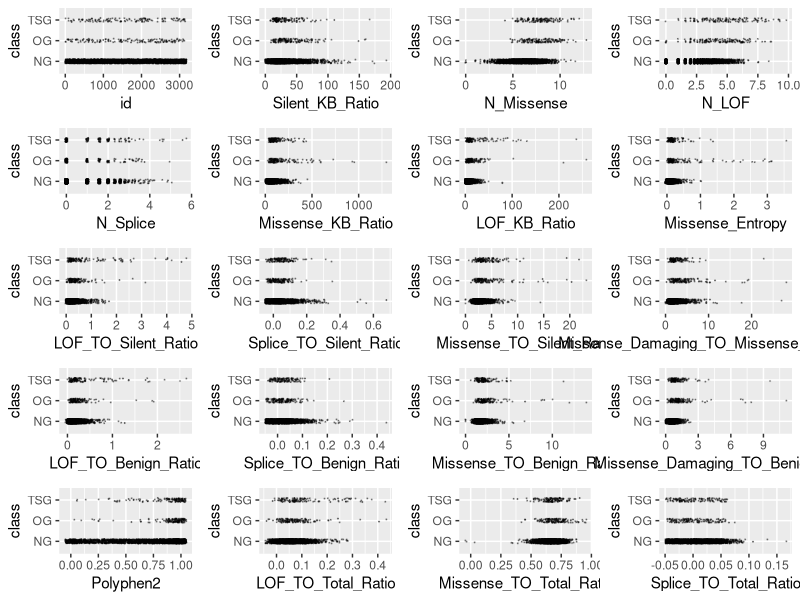
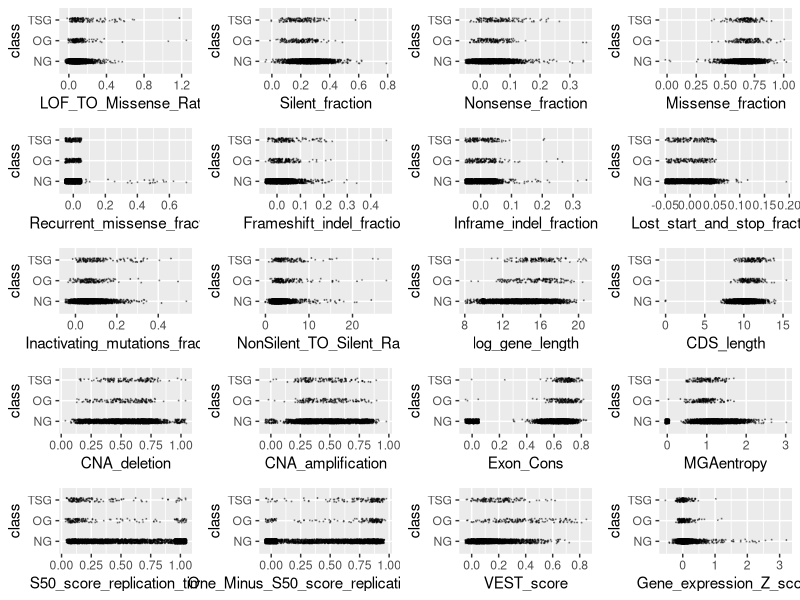
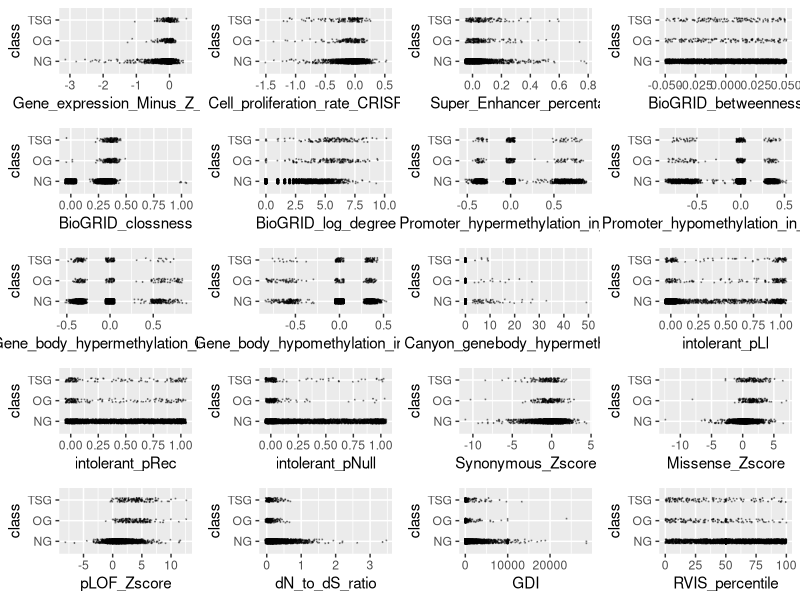
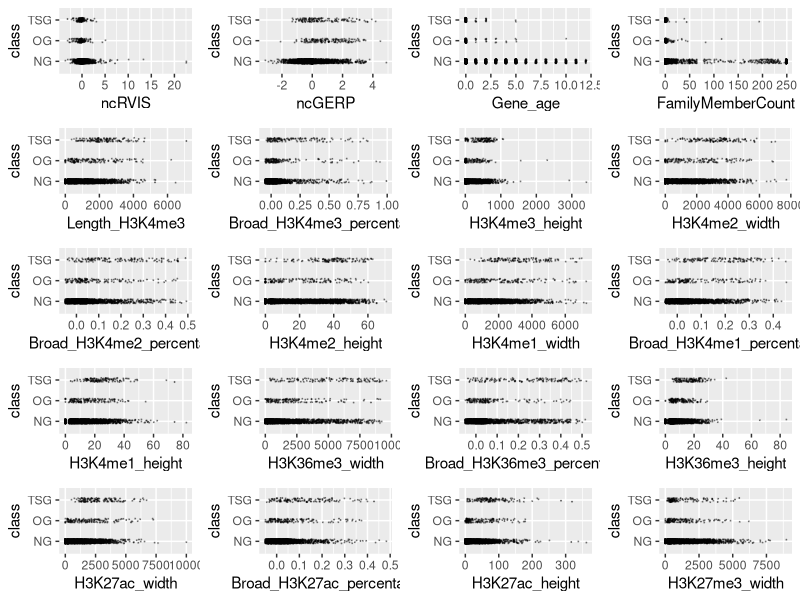
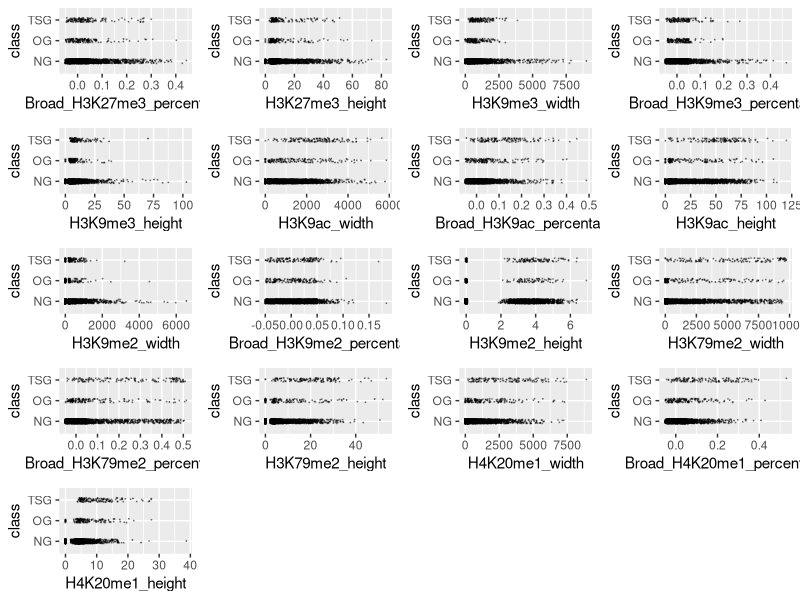
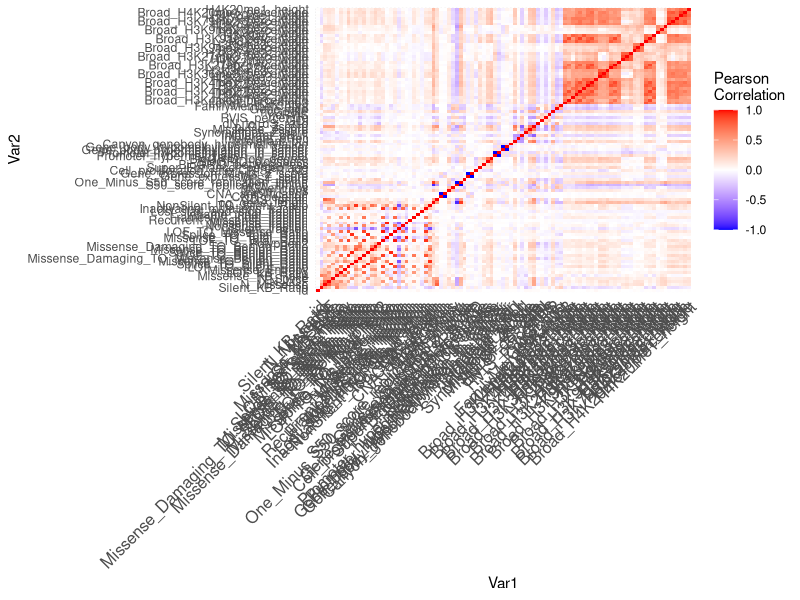
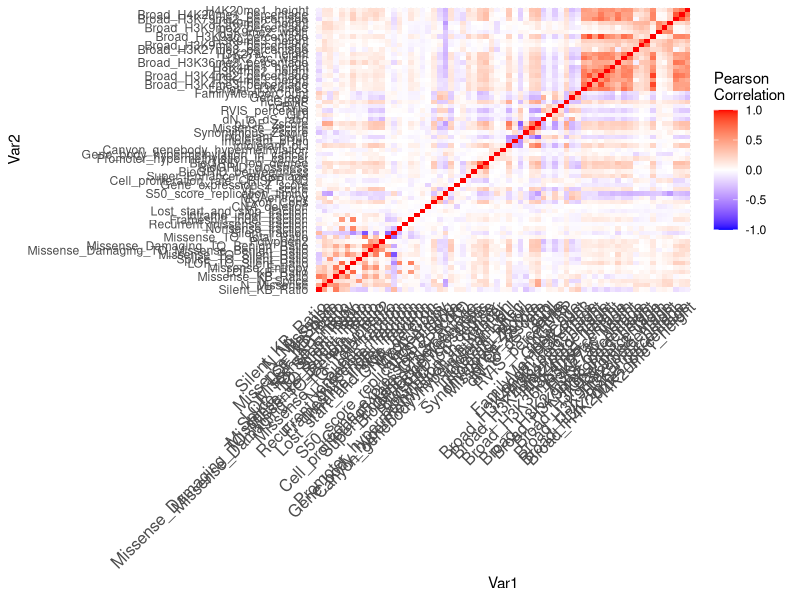
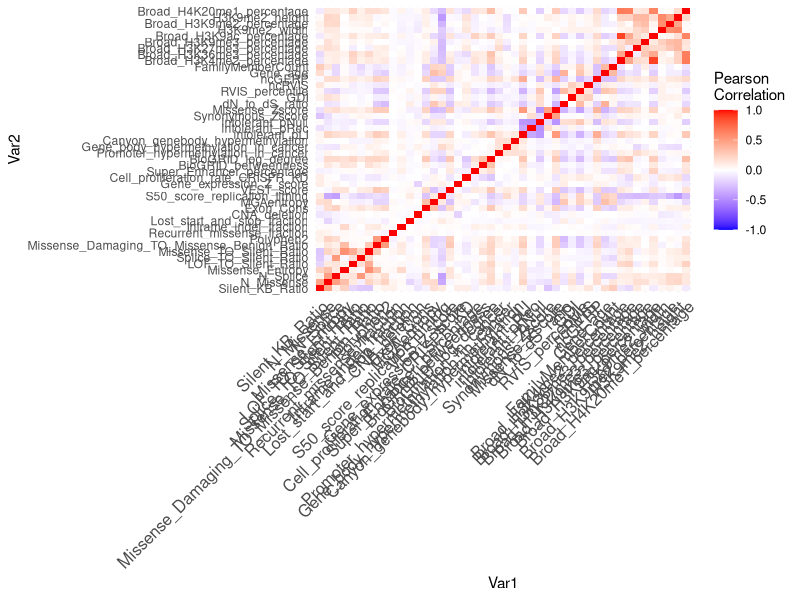

These figures' R source, in order:
## ---- chunk 1
knitr::opts_chunk$set(echo = TRUE, comment = NA)
## ---- chunk 2
training <- read.csv("training.csv", stringsAsFactors = TRUE)
training$class <- factor(training$class)
levels(training$class) <- c("NG", "OG", "TSG")
outlier <- function(data) {
  low <- mean(data) - 3 * sd(data)
  high <- mean(data) + 3 * sd(data)
  which(data < low | data > high)
}
# library(ggplot2)
# scatter <- function(var) {
#   ggplot(training, aes_string(var, "class")) +
#     geom_jitter(width = 0.05, height = 0.1, size = 0.1,
#                 colour = rgb(0, 0, 0, alpha = 1 / 3))
# }
# scat_plot <- lapply(names(training)[-99], scatter)
# library(gridExtra)
# grid.arrange(grobs = scat_plot[1:20], ncol = 4)
# grid.arrange(grobs = scat_plot[21:40], ncol = 4)
# grid.arrange(grobs = scat_plot[41:60], ncol = 4)
# grid.arrange(grobs = scat_plot[61:80], ncol = 4)
# grid.arrange(grobs = scat_plot[81:98], ncol = 4)
outlier_index <- sort(table(unlist(lapply(training[,-99], outlier))), decreasing = TRUE)
outlier_index[1:100]
training <- training[-as.numeric(names(outlier_index)[1:50]),]
sort(training$Missense_TO_Silent_Ratio, decreasing = TRUE)[1:10]
training <- training[-which(training$Missense_TO_Silent_Ratio > 100), ]
sort(training$Missense_KB_Ratio, decreasing = TRUE)[1:10]
training <- training[-which(training$Missense_KB_Ratio > 2000), ]
sort(training$LOF_TO_Silent_Ratio, decreasing = TRUE)[1:10]
training <- training[-which(training$LOF_TO_Silent_Ratio > 5), ]
sort(training$Gene_expression_Z_score, decreasing = TRUE)[1:10]
training <- training[-which(training$Gene_expression_Z_score > 4), ]
sort(training$dN_to_dS_ratio, decreasing = TRUE)[1:10]
training <- training[-which(training$dN_to_dS_ratio > 5),]
sort(training$Silent_KB_Ratio, decreasing = TRUE)[1:10]
training <- training[-which(training$Silent_KB_Ratio > 200), ]
sort(training$Lost_start_and_stop_fraction, decreasing = TRUE)[1:10]
training <- training[-which(training$Lost_start_and_stop_fraction > 0.2),]
sort(training$Synonymous_Zscore, decreasing = FALSE)[1:10]
training <- training[-which(training$Synonymous_Zscore < -15), ]
numeric_training <- training[,-99]

n_zeroes <- rep(NA, nrow(numeric_training))

for(i in seq_len(nrow(numeric_training))){
  row_i_zeroes <- 0
  for(j in seq_len(ncol(numeric_training))){
    if(round(numeric_training[i,j], digits = 5) == 0){
      row_i_zeroes <- row_i_zeroes + 1
    }
  }
  n_zeroes[i] <- row_i_zeroes
}
training <- training[n_zeroes <= 50, ]
# Remove 1 of 2 variables that have r value of 1 or -1 (i.e. perfectly correlated)
perf_corr <- which(abs(cor(training[,-99])) == 1, arr.ind = TRUE)
which(perf_corr[,1] != perf_corr[,2])
training <- training[, -43]
## ---- chunk 3
library(ggplot2)
scatter <- function(var) {
  ggplot(training, aes_string(var, "class")) +
    geom_jitter(width = 0.05, height = 0.1, size = 0.1,
                colour = rgb(0, 0, 0, alpha = 1 / 3))
}
scat_plot <- lapply(names(training)[-98], scatter)
library(gridExtra)
grid.arrange(grobs = scat_plot[1:20], ncol = 4)
grid.arrange(grobs = scat_plot[21:40], ncol = 4)
grid.arrange(grobs = scat_plot[41:60], ncol = 4)
grid.arrange(grobs = scat_plot[61:80], ncol = 4)
grid.arrange(grobs = scat_plot[81:97], ncol = 4)
## ---- chunk 4
library(dplyr)
#function to calculate wca
score <- function (conf_mat) {
  print(sum(diag(conf_mat) * c(1, 20, 20)))
  print(sum(diag(conf_mat) * c(1, 20, 20)) / sum(apply(conf_mat, 2, sum) * c(1, 20, 20)))
}

# Set new threshold to account for unbalanced data
classify <- function(probs, k) {
  if (any(probs[2:3] > k)) {
    subset <- probs[2:3]
    output <- which(subset == max(subset))
    if (length(output) > 1) {
        output <- sample(1:2, 1)
    }
  } else {
    output <- 0
  }
  output
}
## ---- chunk 5
library(dplyr)
library(caret)
set.seed(12)
mn <- nnet::multinom(class ~ ., data = training, model = TRUE)
tidymn <- broom::tidy(mn) %>% arrange(p.value)
tidymn <- tidymn %>% filter(p.value < 0.05 / nrow(tidymn))
terms <- unique(tidymn$term)[-1]
library(dplyr)
sig <- logical(97)
names(sig) <- names(training)[-98]
k <- 1
diffs <- logical(97)
for (var in names(training)[-98]) {
  model <- aov(training[[var]] ~ factor(training$class))
  sig[k] <- summary(model)[[1]][1, 5]
  diffs[k] <- all(TukeyHSD(model)$`factor(training$class)`[, 4] < 0.05 / 97)
  k <- k + 1
}
sort(sig[diffs])
score <- function (conf_mat) {
  sum(diag(conf_mat) * c(1, 20, 20)) / sum(apply(conf_mat, 2, sum) * c(1, 20, 20))
}

sig_terms <- names(sort(sig[diffs]))
combo_terms <- table(c(terms, sig_terms)) == 2
final_terms <- names(combo_terms[combo_terms])
term_mat <- cor(training %>% select(all_of(final_terms)))
ind_terms <- final_terms[-c(1, 3, 4, 5, 10, 11, 13, 14, 15, 17)]

vars <- training
cor_mtx = round(cor(vars[, names(vars) != "class"]), 2)
library(reshape2)
#reshape it
melted_cor_mtx <- melt(cor_mtx)

#draw the heatmap
cor_heatmap = ggplot(data = melted_cor_mtx, aes(x=Var1, y=Var2, fill=value)) + geom_tile()
cor_heatmap = cor_heatmap +
scale_fill_gradient2(low = "blue", high = "red", mid = "white", midpoint = 0, limit = c(-1,1), space = "Lab", name="Pearson\nCorrelation") + 
theme_minimal() +
theme(axis.text.x = element_text(angle = 45, vjust = 1, size = 12, hjust = 1))

cor_heatmap
which(abs(cor_mtx) > 0.75, arr.ind = TRUE)
# Eliminate all but one of a set of variables highly correlated with one another
vars <- vars[, -c(1, 4, 32, 13, 18, 21, 29, 14, 20, 15, 30,
                  15, 24, 31, 38, 34, 41, 48, 50, 68, 86, 88,
                  71, 72, 78, 74, 76, 80, 82, 83, 92, 94, 95)]
cor_mtx = round(cor(vars[, names(vars) != "class"]), 2)
library(reshape2)
#reshape it
melted_cor_mtx <- melt(cor_mtx)

#draw the heatmap
cor_heatmap = ggplot(data = melted_cor_mtx, aes(x=Var1, y=Var2, fill=value)) + geom_tile()
cor_heatmap = cor_heatmap +
scale_fill_gradient2(low = "blue", high = "red", mid = "white", midpoint = 0, limit = c(-1,1), space = "Lab", name="Pearson\nCorrelation") + 
theme_minimal() +
theme(axis.text.x = element_text(angle = 45, vjust = 1, size = 12, hjust = 1))

cor_heatmap
which(abs(cor_mtx) > 0.6, arr.ind = TRUE)
# Eliminate all but one of a set of variables highly correlated with one another
vars <- vars[, -c(4, 5, 15, 17, 11, 13, 14, 29, 39, 47,
                  48, 51, 49, 54, 55, 52, 58, 63, 65)]
cor_mtx = round(cor(vars[, names(vars) != "class"]), 2)
library(reshape2)
#reshape it
melted_cor_mtx <- melt(cor_mtx)

#draw the heatmap
cor_heatmap = ggplot(data = melted_cor_mtx, aes(x=Var1, y=Var2, fill=value)) + geom_tile()
cor_heatmap = cor_heatmap +
scale_fill_gradient2(low = "blue", high = "red", mid = "white", midpoint = 0, limit = c(-1,1), space = "Lab", name="Pearson\nCorrelation") + 
theme_minimal() +
theme(axis.text.x = element_text(angle = 45, vjust = 1, size = 12, hjust = 1))

cor_heatmap
set.seed(12)
mn <- nnet::multinom(class ~ ., data = vars, model = TRUE)
tidymn <- broom::tidy(mn) %>% arrange(p.value)
tidymn <- tidymn %>% filter(p.value < 0.05 / nrow(tidymn))
terms <- unique(tidymn$term)[-1]
## ---- chunk 6
vars <- training %>% select(all_of(terms), class)
set.seed(91232)
thresh_list <- list()
length(thresh_list) <- 10
j <- 1
for (rand in ceiling(runif(10, min = 1, max = 10000000))) {
  set.seed(rand)
  vars_test <- createDataPartition(vars$class, p = 0.8, 
                                    list = FALSE)
  vars_train <- vars[vars_test, ]
  vars_test <- vars[-vars_test, ]
  
  train_cont <- trainControl(method = "cv", number = 5, classProbs = TRUE, savePredictions = TRUE)
  lda_ft <- train(class ~ ., data = vars_train, method = "lda", preProc = c("center", "scale"),
                  trControl = train_cont)
  preds <- predict(lda_ft, newdata = vars_test, type = "prob")
  scores <- numeric(100)
  for (i in seq(from = 0.001, to = 0.1, by = 0.001)) {
    lda_mod <- table("pred"=apply(preds, 1, classify, k = i), "obs" = vars_test$class)
    lda_mod
    scores[i*1000] <- score(lda_mod)
  }
  names(scores) <- seq(from = 0.001, to = 0.1, by = 0.001)
  plot(scores ~ names(scores), ylim = c(0.7, 0.9),)
  best_thresh <- names(scores)[scores == max(scores)]
  max(scores)
  thresh_list[[j]] <- best_thresh
  j <- j + 1
}
mean(as.numeric(unlist(thresh_list)))
median(as.numeric(unlist(thresh_list)))
set.seed(42)
  vars_test <- createDataPartition(vars$class, p = 0.8, 
                                    list = FALSE)
  vars_train <- vars[vars_test, ]
  vars_test <- vars[-vars_test, ]
  train_cont <- trainControl(method = "cv", number = 5, classProbs = TRUE, savePredictions = TRUE)
  lda_ft <- train(class ~ ., data = vars_train, method = "lda", preProc = c("center", "scale"),
                  trControl = train_cont)
    preds <- predict(lda_ft, newdata = vars_test, type = "prob")
 lda_mod <- table("pred"=apply(preds, 1, classify, k = 0.01), "obs" = vars_test$class)
  lda_mod
  score(lda_mod)
## ---- chunk 7
tests <- read.csv("test.csv")
preds <- predict(lda_ft, newdata = tests, type = "prob")
preds <- apply(preds, 1, classify, k = 0.01)
names(preds) <- tests$id
csv_file <- data.frame(id = tests$id,
                       class = preds)
write.csv(csv_file, "modelpredictions10.csv", row.names = FALSE)
model_2_beta <- read.csv("modelpredictions2_beta.csv")
table("BEST MOD" = model_2_beta$class, csv_file$class)
